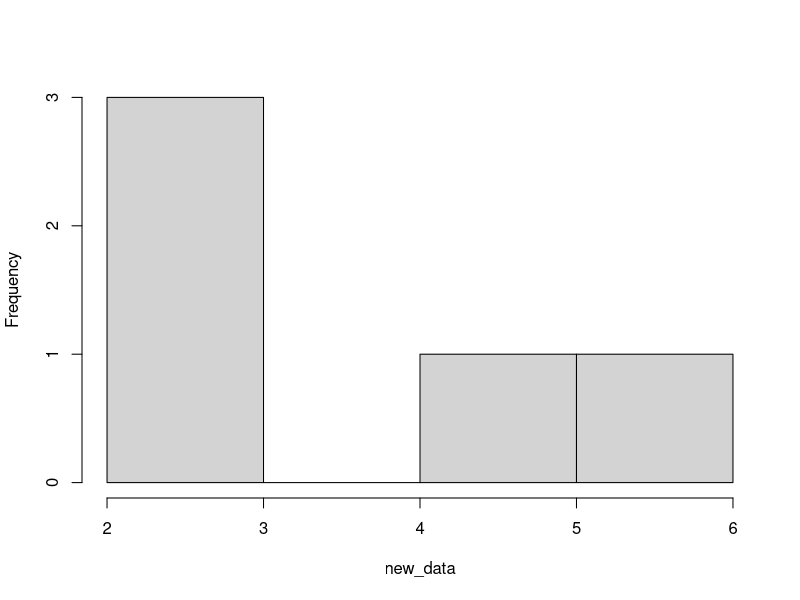
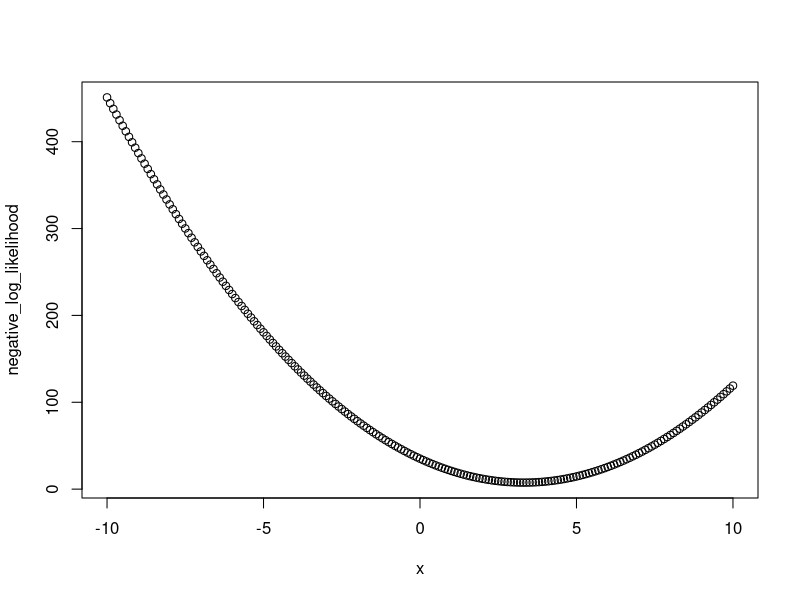
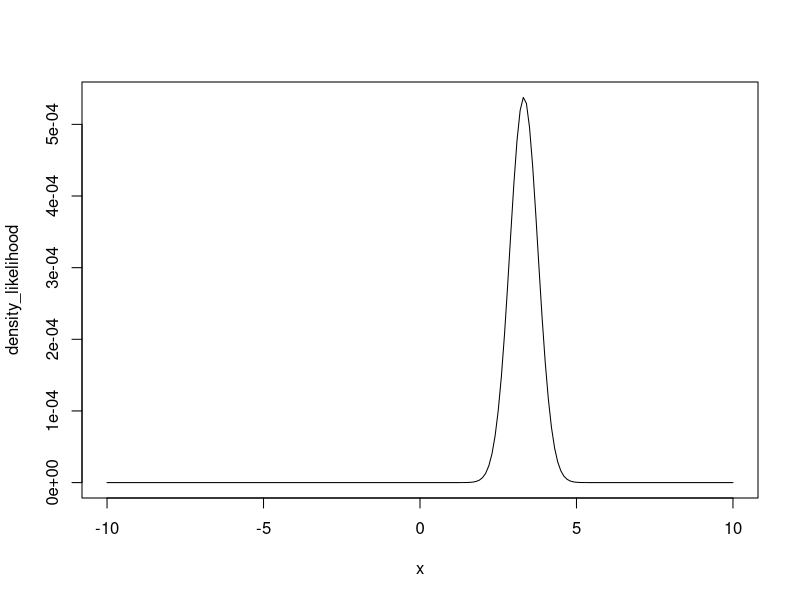
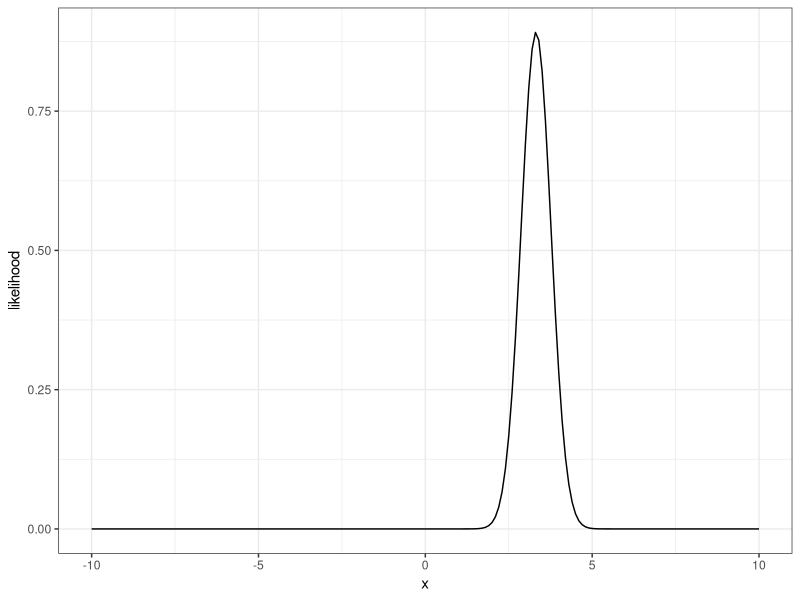
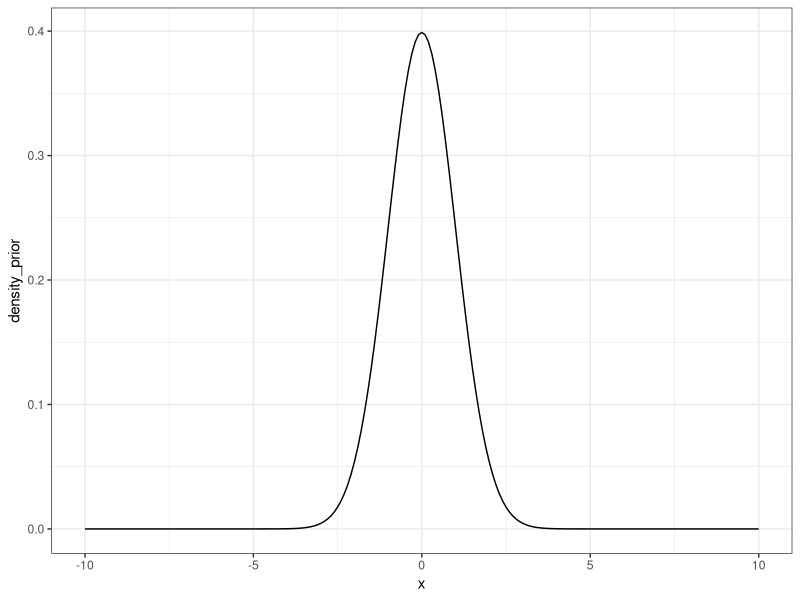
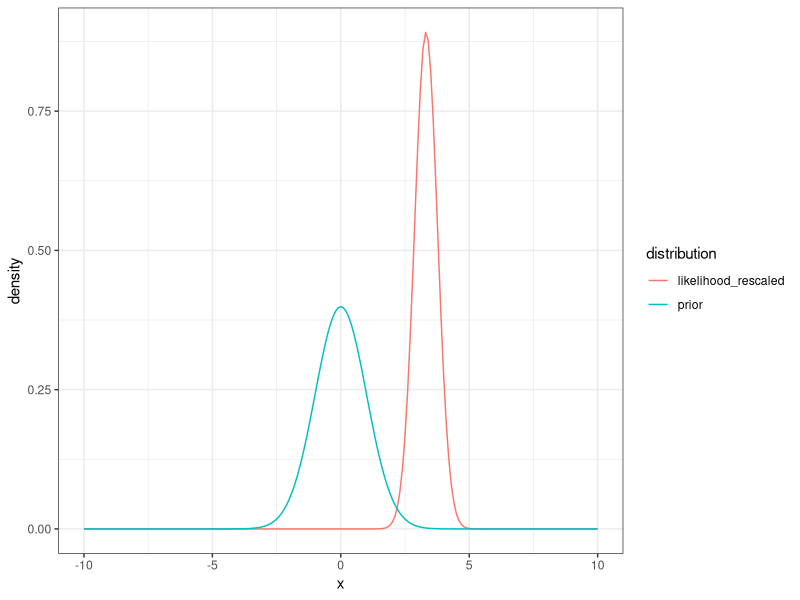
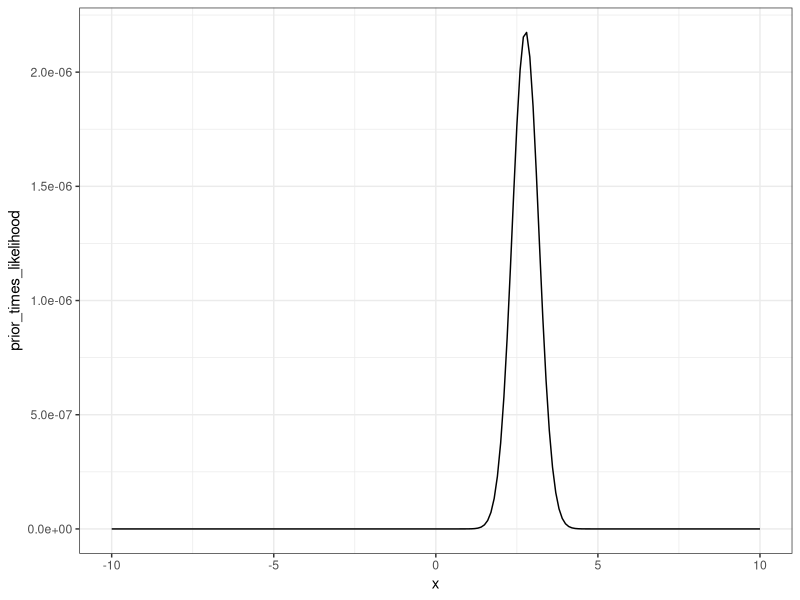
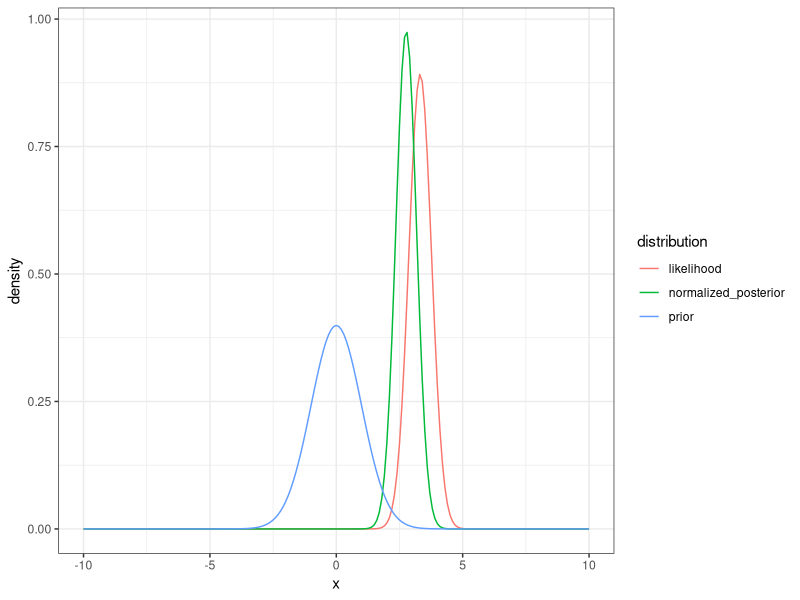

Reproduce these figures in R, in order.
## ---- chunk 1
#| echo: FALSE
#| message: FALSE
library(tidyverse)
library(patchwork)
set.seed(120)
## ---- chunk 2
num_data_points <- 5

mean_data <- 3.0
sd_data <- 1.0
new_data <- rnorm(num_data_points, mean = mean_data, sd = sd_data)
## ---- chunk 3
#| fig-cap: Five random simples from a normal distirubtion with mean = 3 and sd = 1
#| label: fig-rnorm1
hist(new_data, main = "")
## ---- chunk 4
#DATA MODEL
delta_x <- 0.1
x <- seq(-10,10, delta_x)
negative_log_likelihood <- rep(NA,length(x))

for(i in 1:length(x)){
  negative_log_likelihood[i] <- -sum(dnorm(new_data, mean = x[i], sd = 1, log = TRUE))
}
## ---- chunk 5
#| fig-cap: Negative log likelihood curve
#| label: fig-ll-bayes
plot(x, negative_log_likelihood)
## ---- chunk 6
density_likelihood <- exp(-negative_log_likelihood)
## ---- chunk 7
#| fig-cap: likelihood curve
#| label: fig-ll2-density
plot(x, density_likelihood, type = "l")
## ---- chunk 8
likelihood_area_under_curve <- sum(density_likelihood * delta_x) #Width * Height

density_likelihood_rescaled <- density_likelihood/likelihood_area_under_curve
## ---- chunk 9
#| fig-cap: Rescale likelihood (area under curve is 1)
#| label: fig-rescaled-ll
d <- tibble(x = x,
            likelihood = density_likelihood_rescaled)
ggplot(data = d, aes(x = x, y = likelihood)) +
  geom_line() +
  theme_bw()
## ---- chunk 10
mean_prior <- 0
sd_prior <- 1.0
## ---- chunk 11
density_prior <- dnorm(x, mean = mean_prior, sd = sd_prior)
## ---- chunk 12
#| fig-cap: likelihood of the x given the prior distribution
#| label: fig-prior-dens
d <- tibble(x = x,
            density_prior = density_prior)
ggplot(d, aes(x = x, y = density_prior)) +
  geom_line()  +
  theme_bw()
## ---- chunk 13
#| fig-cap: likelihood of the x given the prior distribution and likelihood of the model.
#| label: fig-prior-ll-dens
tibble(x = x,
            prior = density_prior,
            likelihood_rescaled = density_likelihood_rescaled) %>% 
  pivot_longer(cols = -x, names_to = "distribution", values_to = "density") %>% 
  mutate(distribution = factor(distribution)) %>% 
  ggplot(aes(x = x, y = density, color = distribution)) +
  geom_line()  +
  theme_bw()

## ---- chunk 14
prior_times_likelihood <- density_prior * density_likelihood
## ---- chunk 15
#| label: fig-post-unscaled
d <- tibble(x = x,
            prior_times_likelihood = prior_times_likelihood)
ggplot(d, aes(x = x, y = prior_times_likelihood)) +
  geom_line()  +
  theme_bw()
## ---- chunk 16
area_under_curve <- sum(prior_times_likelihood * delta_x)  #sum(Width * Height) = total probability of the data given all possible values of the parameter
normalized_posterior <- prior_times_likelihood / area_under_curve
## ---- chunk 17
#| fig-cap: Prior, likelihood, and posterior shown together 
#| label: fig-prior-ll-post
tibble(x = x,
       prior = density_prior,
       likelihood = density_likelihood_rescaled,
       normalized_posterior = normalized_posterior) %>% 
  pivot_longer(cols = -x, names_to = "distribution", values_to = "density") %>% 
  mutate(distribution = factor(distribution)) %>% 
  ggplot(aes(x = x, y = density, color = distribution)) +
  geom_line()  +
  theme_bw()
## ---- chunk 18
explore_senstivity <- function(num_data_points, mean_data, sd_data, mean_prior, sd_prior, title){

new_data <- rnorm(num_data_points, mean_data, sd_data)
delta_x <- 0.1
x <- seq(-15,15, delta_x)
negative_log_likelihood <- rep(NA,length(x))

#DATA MODEL
for(i in 1:length(x)){
  #Process model is that mean = x
  negative_log_likelihood[i] <- -sum(dnorm(new_data, mean = x[i], sd = 1, log = TRUE))
}

density_likelihood <- exp(-negative_log_likelihood)
likelihood_area_under_curve <- sum(density_likelihood * delta_x) #Width * Height
density_likelihood_rescaled <- density_likelihood/likelihood_area_under_curve

#Prior
density_prior <- dnorm(x, mean = mean_prior, sd = sd_prior)

#Prior x Likelihood
prior_times_likelihood <- density_prior * density_likelihood
area_under_curve <- sum(prior_times_likelihood * delta_x) #Width * Height
normalized_posterior <- prior_times_likelihood / area_under_curve

p <- tibble(x = x,
       prior = density_prior,
       likelihood = density_likelihood_rescaled,
       normalized_posterior = normalized_posterior) %>% 
  pivot_longer(cols = -x, names_to = "distribution", values_to = "density") %>% 
  mutate(distribution = factor(distribution)) %>% 
  ggplot(aes(x = x, y = density, color = distribution)) +
  geom_line() +
  labs(title = title)  +
  theme_bw()
return(p)
}
## ---- chunk 19
#Baseline
p1 <- explore_senstivity(num_data_points = 5,
                        mean_data = 3,
                        sd_data = 2,
                        mean_prior = 0,
                        sd_prior = 1.0,
                        title = "Baseline\n")

#Increase confidence in prior
p2 <- explore_senstivity(num_data_points = 5,
                        mean_data = 3,
                        sd_data = 2,
                        mean_prior = 0,
                        sd_prior = 0.1,
                        title = "Increase confidence\nin prior")

#Increase number of data points
p3 <- explore_senstivity(num_data_points = 50,
                        mean_data = 3,
                        sd_data = 2,
                        mean_prior = 0,
                        sd_prior = 1.0,
                        title = "Increase data\n")

#Make likelihood mean closer to prior
p4 <- explore_senstivity(num_data_points = 5,
                        mean_data = 0,
                        sd_data = 2,
                        mean_prior = 0,
                        sd_prior = 1.0,
                        title = "Make likelihood mean\ncloser to prior")


p4 <- explore_senstivity(num_data_points = 1,
                        mean_data = 10,
                        sd_data = 1.0,
                        mean_prior = 10,
                        sd_prior = 1.0,
                        title = "Make likelihood mean\ncloser to prior")

## ---- chunk 20
#| echo: false
#| fig-cap: Senstivity of posteriors to different data and prior scenarios
#| label: fig-post-sens
(p1 + p3) / (p2 + p4) + plot_layout(guides = "collect")  
## ---- chunk 21
num_data_points <- 10
par1_true <- 3
sd_data <- 0.5
x <- runif(num_data_points, 0, 10)
par_true <- c(par1_true, 0.5)
y_true <- par_true[1] * (x / (x + par_true[2]))
y <- rnorm(length(y_true), mean = y_true, sd = sd_data)
## ---- chunk 22
plot(x, y, ylim = c(0, par1_true + 2))
## ---- chunk 23
mean_prior <- 1.0
sd_prior <- 0.5
## ---- chunk 24
delta_par1 <- 0.1
par1 <- seq(-3,10, delta_par1)
negative_log_likelihood <- rep(NA,length(par1))
for(i in 1:length(par1)){
  #Process model
  pred <- par1[i] * (x / (x + par_true[2]))
  #Data model
  negative_log_likelihood[i] <- -sum(dnorm(y, mean = pred, sd = sd_data, log = TRUE))
}

density_likelihood <- exp(-negative_log_likelihood)
likelihood_area_under_curve <- sum(density_likelihood * delta_par1) #Width * Height
density_likelihood_rescaled <- density_likelihood/likelihood_area_under_curve

#Priors
density_prior <- dnorm(par1, mean = mean_prior, sd = sd_prior)
prior_times_likelihood <- density_prior * density_likelihood
area_under_curve <- sum(prior_times_likelihood * delta_par1) #Width * Height
normalized_posterior <- prior_times_likelihood / area_under_curve
## ---- chunk 25
tibble(par1 = par1,
       prior = density_prior,
       likelihood = density_likelihood_rescaled,
       normalized_posterior = normalized_posterior) %>% 
  pivot_longer(cols = -par1, names_to = "distribution", values_to = "density") %>% 
  mutate(distribution = factor(distribution)) %>% 
  ggplot(aes(x = par1, y = density, color = distribution)) +
  geom_line()  +
  theme_bw()
## ---- chunk 26
par1_mle <- par1[which.max(density_likelihood)]
par1_post <- par1[which.max(normalized_posterior)]

d <- tibble(x = seq(0,10, 0.1),
            prior = mean_prior * (x / (x + par_true[2])),
            likelihood = par1_mle * (x / (x + par_true[2])),
            posterior = par1_post * (x / (x + par_true[2]))) %>% 
  pivot_longer(cols = -x, names_to = "distribution", values_to = "prediction") %>% 
  mutate(distribution = factor(distribution))
## ---- chunk 27
ggplot(d, aes(x = x, y = prediction, col = distribution)) +
  geom_line() +
  labs(y = "M-M model prediction (process model)")  +
  theme_bw()
## ---- chunk 28
num_data_points <- 10
par1_true <- 3
sd_data <- 0.5
x <- runif(num_data_points, 0, 10)
par_true <- c(par1_true, 0.5)
y_true <- par_true[1] * (x / (x + par_true[2]))
y <- rnorm(length(y_true), mean = y_true, sd = sd_data)
## ---- chunk 29
plot(x, y, ylim = c(0, par1_true + 2))
## ---- chunk 30
#Initialize chain
num_iter <- 1000
pars <- array(NA, dim = c(num_iter))
pars[1] <- 2
log_prob_current <- -10000000000
prob_current <- exp(log_prob_current)
jump <- 0.8

mean_prior <- 1.0
sd_prior <- 0.5

accept <- rep(NA,num_iter)
accept[1] <- 1

for(i in 2:num_iter){
  
  #Randomly select new parameter values
  proposed_pars <- rnorm(1, pars[i - 1], jump)
  
    
  #PRIORS: how likely is the proposed value given the prior distribution?
  prior <- dnorm(proposed_pars, mean = mean_prior, sd = sd_prior)

  #PROCESS MODEL: Use new parameter values in the process model
  pred <- proposed_pars * (x / (x + par_true[2]))

  #DATA MODEL: how likely is the data given the proposed parameter?
  #We are multiplying here
  likelihood <- prod(dnorm(y, mean = pred, sd = sd_data))
  
  #Combine the prior and likelihood
  #remember that you multiply probabilities which mean you can add log(probability)
  prob_proposed <- prior * likelihood
  
  z <- (prob_proposed/prob_current)
  
  #Now pick a random number between 0 and 1
  r <- runif(1, 0, 1)
  
  #If z > r then accept the new parameters
  #Note: this will always happen if the new parameters are more likely than
  #the old parameters z > 1 means than z is always > r no matter what value of
  #r is chosen.  However it will accept worse parameter sets (P_new is less
  #likely then P_old - i.e., z < 1) in proportion to how much worse it is
  #For example: if z = 0.9 and then any random number drawn by runif that is
  #less than 0.90 will result in accepting the worse values (i.e., the slightly
  #worse values will be accepted a lot of the time).  In contrast, if z = 0.01
  #(i.e., the new parameters are much much worse), then they can still be accepted
  #but much more rarely because random r values of < 0.1 occur more rarely
  #print(c(pars[i - 1], proposed_pars, z, r))
  if(z > r){
    accept[i] <- 1
    pars[i] <- proposed_pars
    prob_current <- prob_proposed
  }else{
    accept[i] <- 0
    pars[i] <- pars[i - 1]
    prob_current <- prob_current #this calculation isn't necessary but is here to show you the logic
  }
}
## ---- chunk 31
#| warning: FALSE
d <- tibble(iter = 1:num_iter,
       par1 = pars)

p1 <-  ggplot(d, aes(x = iter, y = par1)) +
  geom_line()  +
  theme_bw()

p2 <- ggplot(d, aes(x = par1)) +
  geom_histogram() +
  theme_bw()

p1 | p2
## ---- chunk 32
#| warning: FALSE

nburn <- 100
d_burn <- tibble(iter = nburn:num_iter,
       par1 = pars[nburn:num_iter])
## ---- chunk 33
#| warning: FALSE
p1 <-  ggplot(d_burn, aes(x = iter, y = par1)) +
  geom_line() +
  theme_bw()

p2 <- ggplot(d_burn, aes(x = par1)) +
  geom_histogram() +
  theme_bw()

p1 | p2
## ---- chunk 34
par_post_burn <- pars[nburn:num_iter]

#Mean
mean(par_post_burn)
#sd
sd(par_post_burn)
#Quantiles
quantile(par_post_burn, c(0.025, 0.5,0.975))
## ---- chunk 35
num_samples <- 100
sample_index <- sample(x = 1:length(par_post_burn), size = num_samples, replace = TRUE)
random_draws <- par_post_burn[sample_index]
## ---- chunk 36
hist(random_draws)
## ---- chunk 37
num_samples <- 1000
x_new = x
pred_posterior_mean <- matrix(NA, num_samples, length(x_new))   # storage for all simulations
y_posterior <- matrix(NA, num_samples, length(x_new)) 

for(i in 1:num_samples){
  sample_index <- sample(x = 1:length(pars), size = 1, replace = TRUE)
  pred_posterior_mean[i, ] <- pars[sample_index] * (x_new / (x_new + par_true[2]))
  y_posterior[i, ] <- rnorm(length(x_new), pred_posterior_mean[i, ], sd = sd_data)
  
}
n.stats.y <- apply(y_posterior, 2, quantile, c(0.025, 0.5, 0.975))
n.stats.y.mean <- apply(y_posterior, 2, mean)

n.stats.mean <- apply(pred_posterior_mean, 2, quantile, c(0.025, 0.5, 0.975))

d <- tibble(x = x_new,
            median = n.stats.y.mean,
            lower95_y = n.stats.y[1, ],
            upper95_y = n.stats.y[3, ],
            lower95_mean = n.stats.mean[1, ],
            upper95_mean = n.stats.mean[3, ],
            obs = y)
## ---- chunk 38
ggplot(d, aes(x = x)) +
  geom_ribbon(aes(ymin = lower95_y, ymax = upper95_y), fill = "lightblue", alpha = 0.5) +
    geom_ribbon(aes(ymin = lower95_mean, ymax = upper95_mean), fill = "pink", alpha = 0.5) +
  geom_line(aes(y = median)) +
  geom_point(aes(y = obs)) +
  labs(y = "M-M Prediction")  +
  theme_bw()

